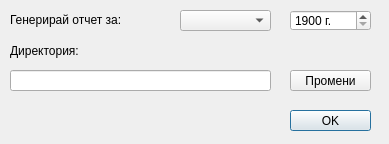
<?xml version="1.0" encoding="UTF-8"?>
<ui version="4.0">
 <class>ReportDialog</class>
 <widget class="QDialog" name="ReportDialog">
  <property name="geometry">
   <rect>
    <x>0</x>
    <y>0</y>
    <width>389</width>
    <height>144</height>
   </rect>
  </property>
  <property name="windowTitle">
   <string>ReportDialog</string>
  </property>
  <widget class="QPushButton" name="okButton">
   <property name="geometry">
    <rect>
     <x>290</x>
     <y>110</y>
     <width>81</width>
     <height>21</height>
    </rect>
   </property>
   <property name="text">
    <string>OK</string>
   </property>
  </widget>
  <widget class="QComboBox" name="monthCombo">
   <property name="geometry">
    <rect>
     <x>180</x>
     <y>10</y>
     <width>91</width>
     <height>21</height>
    </rect>
   </property>
  </widget>
  <widget class="QSpinBox" name="yearSpin">
   <property name="geometry">
    <rect>
     <x>290</x>
     <y>10</y>
     <width>81</width>
     <height>21</height>
    </rect>
   </property>
   <property name="suffix">
    <string> г.</string>
   </property>
   <property name="minimum">
    <number>1900</number>
   </property>
   <property name="maximum">
    <number>3000</number>
   </property>
  </widget>
  <widget class="QPushButton" name="browseButton">
   <property name="geometry">
    <rect>
     <x>290</x>
     <y>70</y>
     <width>81</width>
     <height>21</height>
    </rect>
   </property>
   <property name="text">
    <string>Промени</string>
   </property>
  </widget>
  <widget class="QLabel" name="label">
   <property name="geometry">
    <rect>
     <x>10</x>
     <y>10</y>
     <width>161</width>
     <height>20</height>
    </rect>
   </property>
   <property name="text">
    <string>Генерирай отчет за:</string>
   </property>
  </widget>
  <widget class="QLineEdit" name="pathLineEdit">
   <property name="geometry">
    <rect>
     <x>10</x>
     <y>70</y>
     <width>261</width>
     <height>21</height>
    </rect>
   </property>
   <property name="readOnly">
    <bool>true</bool>
   </property>
  </widget>
  <widget class="QLabel" name="label_2">
   <property name="geometry">
    <rect>
     <x>10</x>
     <y>40</y>
     <width>161</width>
     <height>21</height>
    </rect>
   </property>
   <property name="text">
    <string>Директория:</string>
   </property>
  </widget>
 </widget>
 <layoutdefault spacing="6" margin="11"/>
 <resources/>
 <connections/>
</ui>
